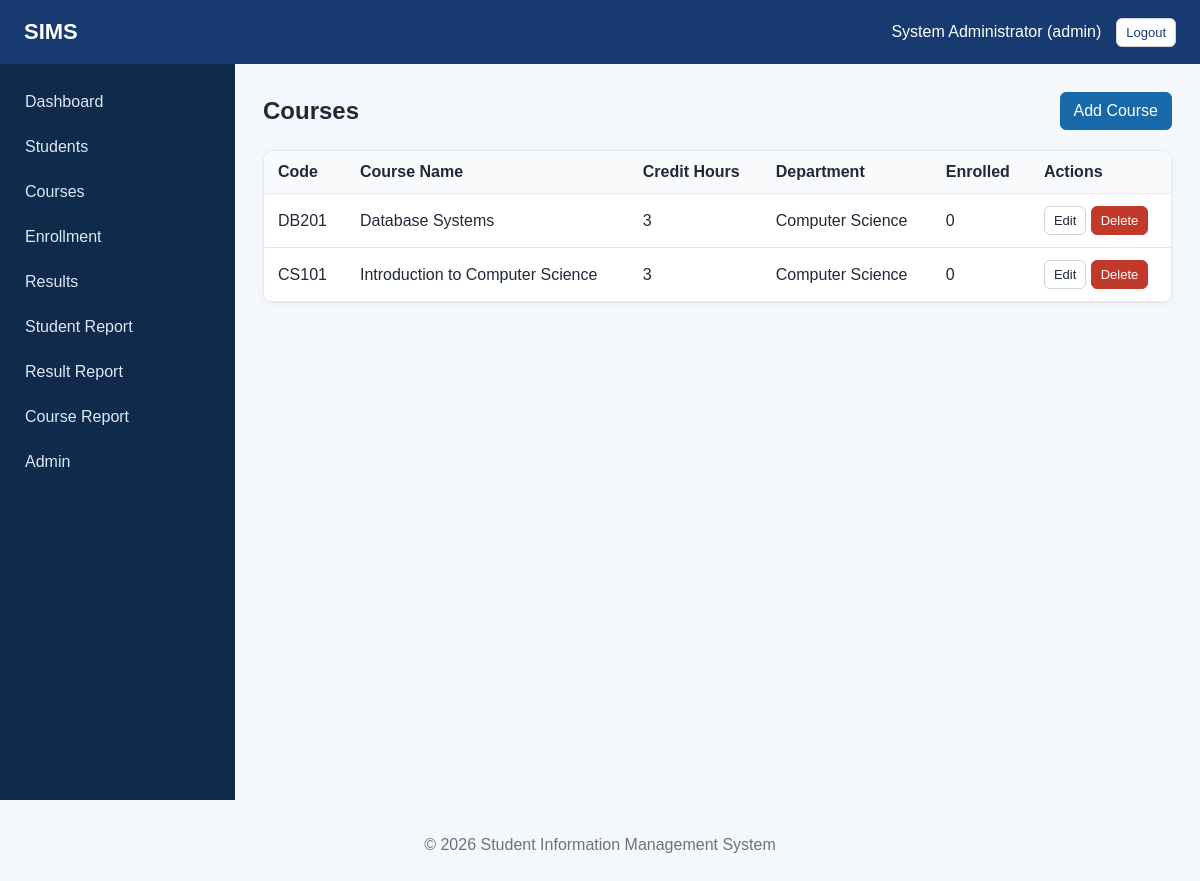
The page /courses/courses.php (signed in) on the database its author committed.
### tables this page shows
CREATE TABLE IF NOT EXISTS courses (
    id INT UNSIGNED AUTO_INCREMENT PRIMARY KEY,
    course_code VARCHAR(30) NOT NULL UNIQUE,
    course_name VARCHAR(150) NOT NULL,
    credit_hours TINYINT UNSIGNED NOT NULL DEFAULT 3,
    department VARCHAR(120) NOT NULL,
    description TEXT NULL,
    created_at TIMESTAMP DEFAULT CURRENT_TIMESTAMP
);

### courses/courses.php (the view)
<?php
require_once __DIR__ . '/../includes/auth.php'; require_once __DIR__ . '/../config/database.php';
$courses=$pdo->query("SELECT c.*,COUNT(e.id) enrollment_count FROM courses c LEFT JOIN enrollments e ON e.course_id=c.id GROUP BY c.id ORDER BY c.id DESC")->fetchAll();
?>
<?php include __DIR__ . '/../includes/header.php'; include __DIR__ . '/../includes/navbar.php'; ?><div class="layout"><?php include __DIR__ . '/../includes/sidebar.php'; ?><main class="content">
<div class="page-heading"><h2>Courses</h2><a class="btn btn-primary" href="add_course.php">Add Course</a></div>
<div class="panel table-wrap"><table><thead><tr><th>Code</th><th>Course Name</th><th>Credit Hours</th><th>Department</th><th>Enrolled</th><th>Actions</th></tr></thead><tbody>
<?php foreach($courses as $c):?><tr><td><?=htmlspecialchars($c['course_code'])?></td><td><?=htmlspecialchars($c['course_name'])?></td><td><?=htmlspecialchars($c['credit_hours'])?></td><td><?=htmlspecialchars($c['department'])?></td><td><?=htmlspecialchars($c['enrollment_count'])?></td><td><a class="btn btn-sm" href="edit_course.php?id=<?=$c['id']?>">Edit</a> <a class="btn btn-sm btn-danger" data-confirm="Delete this course and related enrollments?" href="delete_course.php?id=<?=$c['id']?>">Delete</a></td></tr><?php endforeach;?>
</tbody></table></div></main></div><?php include __DIR__ . '/../includes/footer.php'; ?>

### includes/header.php (shortened to what this page needs)
<!DOCTYPE html>
<html lang="en">
<head>
    <link rel="stylesheet" href="/Students-Information-Management-System/assets/css/style.css">
</head>
<body>

### includes/navbar.php
<header class="topbar">
    <div class="brand"><a href="/Students-Information-Management-System/dashboard.php">SIMS</a></div>
    <div class="topbar-right">
        <span><?= htmlspecialchars($_SESSION['full_name'] ?? '') ?> (<?= htmlspecialchars($_SESSION['role'] ?? '') ?>)</span>
        <a class="btn btn-sm btn-light" href="/Students-Information-Management-System/logout.php">Logout</a>
    </div>
</header>

### includes/sidebar.php
<aside class="sidebar">
    <nav>
        <a href="/Students-Information-Management-System/dashboard.php">Dashboard</a>
        <a href="/Students-Information-Management-System/students/students.php">Students</a>
        <a href="/Students-Information-Management-System/courses/courses.php">Courses</a>
        <a href="/Students-Information-Management-System/enrollment/enrollment.php">Enrollment</a>
        <a href="/Students-Information-Management-System/results/results.php">Results</a>
        <a href="/Students-Information-Management-System/reports/student_report.php">Student Report</a>
        <a href="/Students-Information-Management-System/reports/result_report.php">Result Report</a>
        <a href="/Students-Information-Management-System/reports/course_report.php">Course Report</a>
        <?php if (($_SESSION['role'] ?? '') === 'admin'): ?>
            <a href="/Students-Information-Management-System/admin/dashboard.php">Admin</a>
        <?php endif; ?>
    </nav>
</aside>

### includes/footer.php (shortened to what this page needs)
<footer class="footer">
    <p>&copy; <?= date('Y') ?> Student Information Management System</p>
</footer>
</body>
</html>

### assets/css/style.css (style rules this page uses)
* { box-sizing:border-box }
body { margin:0;font-family:Arial,Helvetica,sans-serif;background:#f4f7fb;color:#1f2937 }
.topbar { height:64px;background:#173b70;color:#fff;display:flex;align-items:center;justify-content:space-between;padding:0 24px;position:sticky;top:0;z-index:10 }
.brand a { color:#fff;text-decoration:none;font-weight:800;font-size:22px }
.topbar-right { display:flex;gap:15px;align-items:center }
.layout { display:flex;min-height:calc(100vh - 64px) }
.sidebar { width:235px;background:#102a4c;color:#fff;padding:18px 12px }
.sidebar nav { display:flex;flex-direction:column;gap:5px }
.sidebar a { color:#dce8f7;text-decoration:none;padding:11px 13px;border-radius:7px }
.content { flex:1;padding:28px;min-width:0 }
.page-heading { display:flex;align-items:center;justify-content:space-between;gap:20px;margin-bottom:20px }
.page-heading h2 { margin:0 }
.panel { background:#fff;border:1px solid #e5e7eb;border-radius:10px;padding:20px;margin-bottom:22px;box-shadow:0 2px 7px rgba(0,0,0,.03) }
.table-wrap { overflow:auto;padding:0 }
.table-wrap table { width:100%;border-collapse:collapse }
.table-wrap th,.table-wrap td { padding:12px 14px;border-bottom:1px solid #e5e7eb;text-align:left;white-space:nowrap }
.table-wrap th { background:#f8fafc }
.btn { display:inline-block;padding:9px 13px;border:1px solid #d1d5db;border-radius:6px;background:#fff;color:#1f2937;text-decoration:none;cursor:pointer }
.btn-primary { background:#1769aa;border-color:#1769aa;color:#fff }
.btn-danger { background:#c0392b;border-color:#c0392b;color:#fff }
.btn-sm { padding:6px 9px;font-size:13px }
.btn-light { background:#fff;color:#173b70 }
.footer { text-align:center;padding:20px;color:#6b7280 }

### rows shown on the page
courses: course_code "DB201", course_name "Database Systems", credit_hours "3", department "Computer Science", enrollment_count "0"
courses: course_code "CS101", course_name "Introduction to Computer Science", credit_hours "3", department "Computer Science", enrollment_count "0"

### other values the page prints
$_SESSION['full_name'] "System Administrator"
$_SESSION['role'] "admin"
